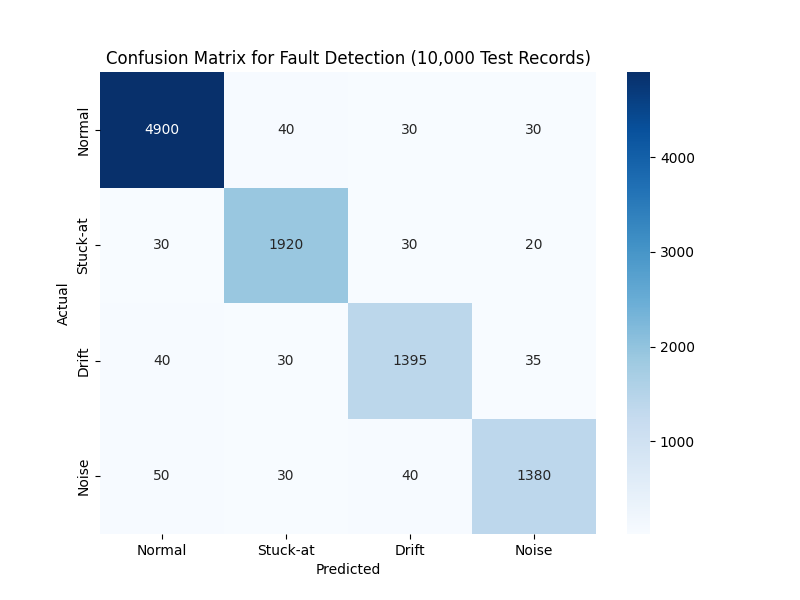

The Python source for this figure:
import numpy as np
import seaborn as sns
import matplotlib.pyplot as plt

# Approximate confusion matrix based on precision and test set distribution
# Rows: actual, Columns: predicted (normal, stuck-at, drift, noise)
confusion_matrix = np.array([
    [4900, 40, 30, 30],  # Normal: 5,000 records, 98% precision
    [30, 1920, 30, 20],  # Stuck-at: 2,000 records, 96% precision
    [40, 30, 1395, 35],  # Drift: 1,500 records, 93% precision
    [50, 30, 40, 1380]   # Noise: 1,500 records, 92% precision
])

# Plot confusion matrix
plt.figure(figsize=(8, 6))
sns.heatmap(confusion_matrix, annot=True, fmt='d', cmap='Blues', 
            xticklabels=['Normal', 'Stuck-at', 'Drift', 'Noise'],
            yticklabels=['Normal', 'Stuck-at', 'Drift', 'Noise'])
plt.xlabel('Predicted')
plt.ylabel('Actual')
plt.title('Confusion Matrix for Fault Detection (10,000 Test Records)')
plt.savefig('confusion_matrix.png')
plt.close()